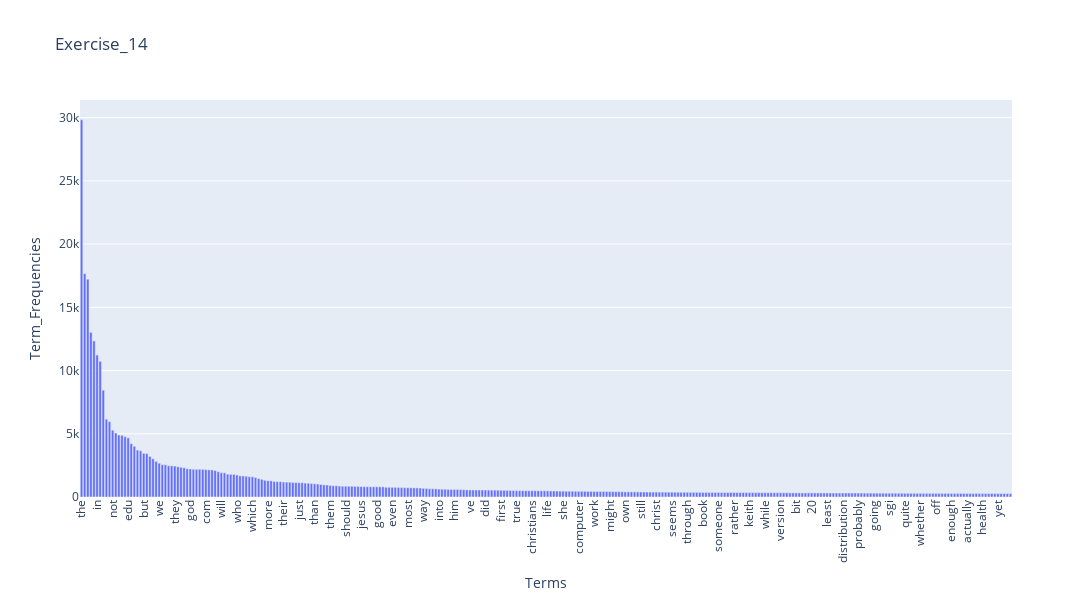

The code cell stored with this chart in its notebook:
### Markdown cell above
### >>> **Exercise 14 (take home):** 
Additionally, you can attempt to sort the terms on the `x-axis` by frequency instead of in alphabetical order. This way the visualization is more meaninfgul and you will be able to observe the so called [long tail](https://en.wikipedia.org/wiki/Long_tail) (get familiar with this term since it will appear a lot in data mining and other statistics courses). see picture below

![alt txt](https://upload.wikimedia.org/wikipedia/commons/thumb/8/8a/Long_tail.svg/1000px-Long_tail.svg.png)

### Code cell
# Answer here
# Sort the terms on the `x-axis` by frequency instead of in alphabetical order
# "term_frequencies" can be used for feature selection to reduce the number of terms
# It can be assumed that higher frequencies indicate terms with greater importance
# By selecting first 300 high frequency terms: 
term_frequencies = np.asarray(X_counts.sum(axis=0))[0]

# Selecting and ranking
first_n_terms = 300
first_n_indices = np.argsort(term_frequencies)[-first_n_terms:][::-1]

df_use_plotly_ex14 = pd.DataFrame({"Terms": count_vect.get_feature_names_out()[first_n_indices], "Term_Frequencies" :term_frequencies[first_n_indices]})

fig_ex14 = px.bar(df_use_plotly_ex14, 
             x = "Terms", 
             y = "Term_Frequencies",
             title = "Exercise_14")

fig_ex14.update_layout(xaxis_tickangle = -90, width = 2500, height = 600)

fig_ex14.show()

### Figure 1 — Plotly figure (JSON) as saved in the notebook; plotly's stock layout.template omitted (floating-point values rounded to 4 significant figures; data arrays with more than 128 entries replaced by an {"elided": "..."} marker saying what was removed)
{"data": [{"hovertemplate": "Terms=%{x}<br>Term_Frequencies=%{y}<extra></extra>", "legendgroup": "", "marker": {"color": "#636efa", "pattern": {"shape": ""}}, "name": "", "orientation": "v", "showlegend": false, "textposition": "auto", "type": "bar", "x": {"elided": "300 str values"}, "xaxis": "x", "y": {"elided": "300 int values"}, "yaxis": "y"}], "layout": {"barmode": "relative", "height": 600, "legend": {"tracegroupgap": 0}, "title": {"text": "Exercise_14"}, "width": 2500, "xaxis": {"anchor": "y", "domain": [0, 1], "tickangle": -90, "title": {"text": "Terms"}}, "yaxis": {"anchor": "x", "domain": [0, 1], "title": {"text": "Term_Frequencies"}}}}
